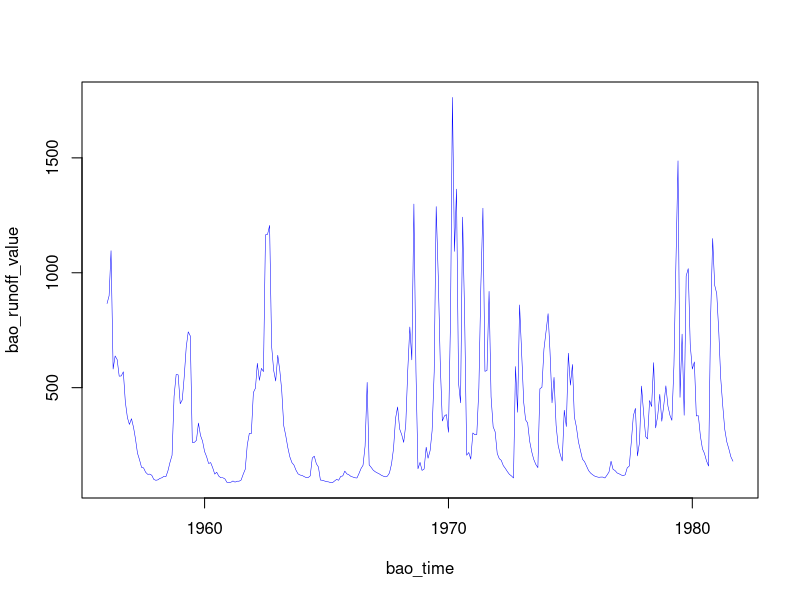

R code for this plot:
runoff_data <- read.csv(file = "baozhusi.csv", header = T)
baozhusi_time       <- runoff_data$DATA
baozhusi_runoff       <- runoff_data$RUNOFF
head(baozhusi_time)
head(baozhusi_runoff)
baozhusi_runoff[which(baozhusi_runoff==9999)] <- NA
bao_time<-as.Date(baozhusi_time)
bao_runoff<-substr(baozhusi_runoff,1,5)
bao_runoff_value<-as.numeric(bao_runoff)
plot(bao_time, bao_runoff_value, lwd=0.5, type="l", col="blue")
min(bao_runoff_value)
max(bao_runoff_value)
median(bao_runoff_value)
mean(bao_runoff_value)
sd(bao_runoff_value)
var(bao_runoff_value)
